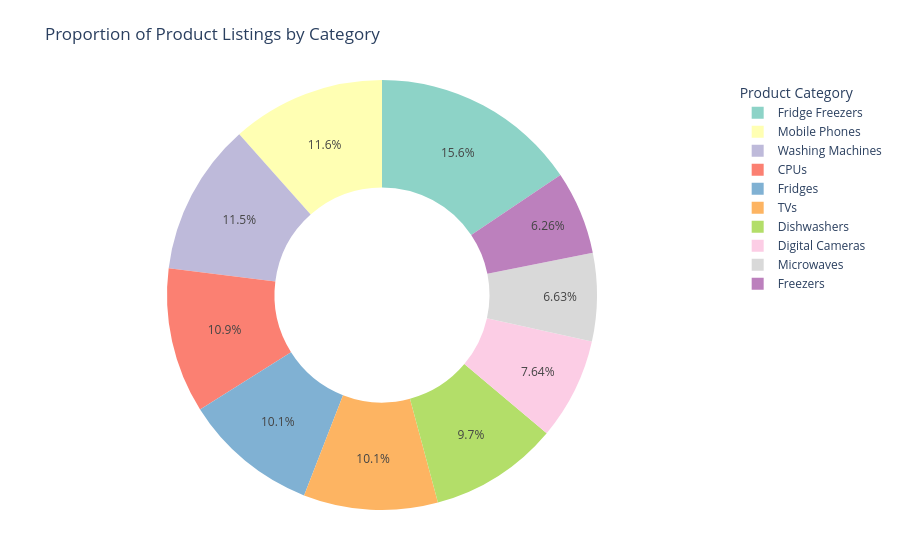

This figure's notebook cell:
### Markdown cell above
#### Visualizing Product Category Proportions

### Code cell
# Calculating category percentages
category_proportions = (
    df[" Category Label"]
    .value_counts(normalize=True)
    .mul(100)
    .reset_index()
)

category_proportions.columns = ["Category", "Percentage"]

# Creating a donut chart
fig = px.pie(
    category_proportions,
    names="Category",
    values="Percentage",
    hole=0.5,
    title="Proportion of Product Listings by Category",
    color_discrete_sequence=px.colors.qualitative.Set3
)

# Customizing the chart layout
fig.update_traces(
    textposition="inside",
    textinfo="percent",
    hovertemplate="<b>%{label}</b><br>Share: %{percent}<extra></extra>"
)

fig.update_layout(
    template="plotly_white",
    height=550,
    legend_title="Product Category",
    margin=dict(t=80, b=40, l=40, r=40)
)

fig.show()

### Figure 1 — Plotly figure (JSON) as saved in the notebook; plotly's stock layout.template omitted (floating-point values rounded to 4 significant figures)
{"data": [{"domain": {"x": [0, 1], "y": [0, 1]}, "hole": 0.5, "hovertemplate": "<b>%{label}</b><br>Share: %{percent}<extra></extra>", "labels": ["Fridge Freezers", "Mobile Phones", "Washing Machines", "CPUs", "Fridges", "TVs", "Dishwashers", "Digital Cameras", "Microwaves", "Freezers"], "legendgroup": "", "name": "", "showlegend": true, "textinfo": "percent", "textposition": "inside", "type": "pie", "values": [15.58, 11.56, 11.45, 10.94, 10.15, 10.09, 9.697, 7.638, 6.632, 6.264]}], "layout": {"height": 550, "legend": {"title": {"text": "Product Category"}, "tracegroupgap": 0}, "margin": {"b": 40, "l": 40, "r": 40, "t": 80}, "piecolorway": ["rgb(141,211,199)", "rgb(255,255,179)", "rgb(190,186,218)", "rgb(251,128,114)", "rgb(128,177,211)", "rgb(253,180,98)", "rgb(179,222,105)", "rgb(252,205,229)", "rgb(217,217,217)", "rgb(188,128,189)", "rgb(204,235,197)", "rgb(255,237,111)"], "title": {"text": "Proportion of Product Listings by Category"}}}
